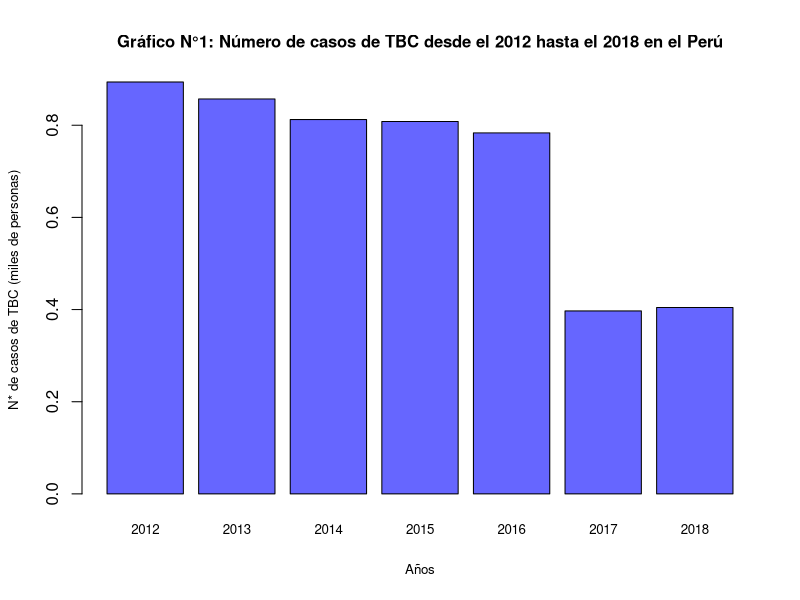
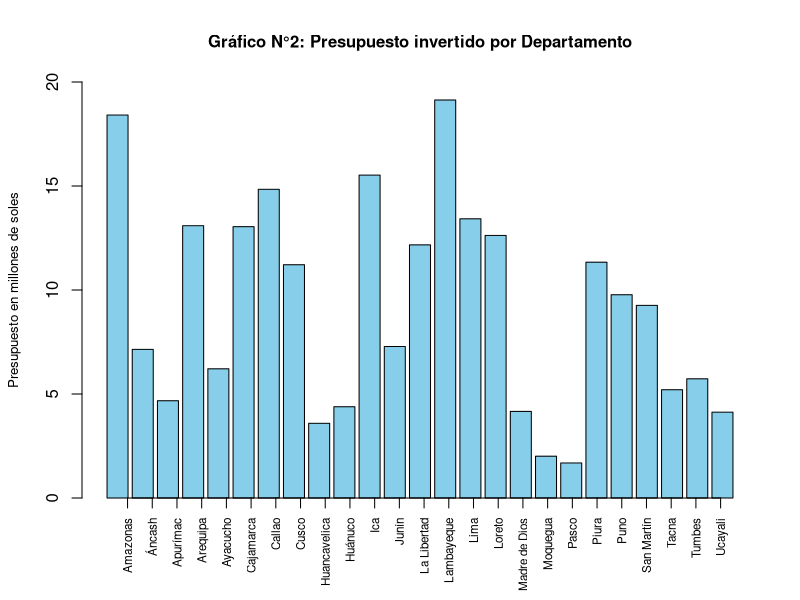
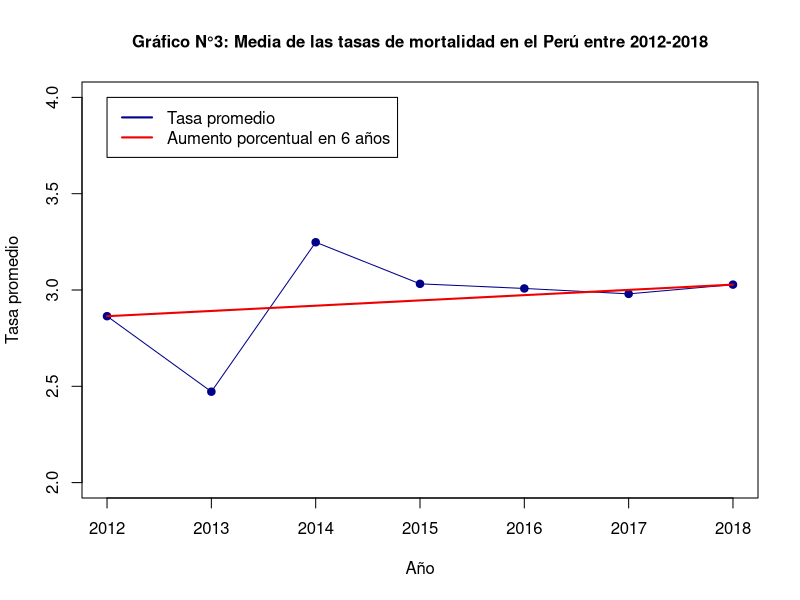
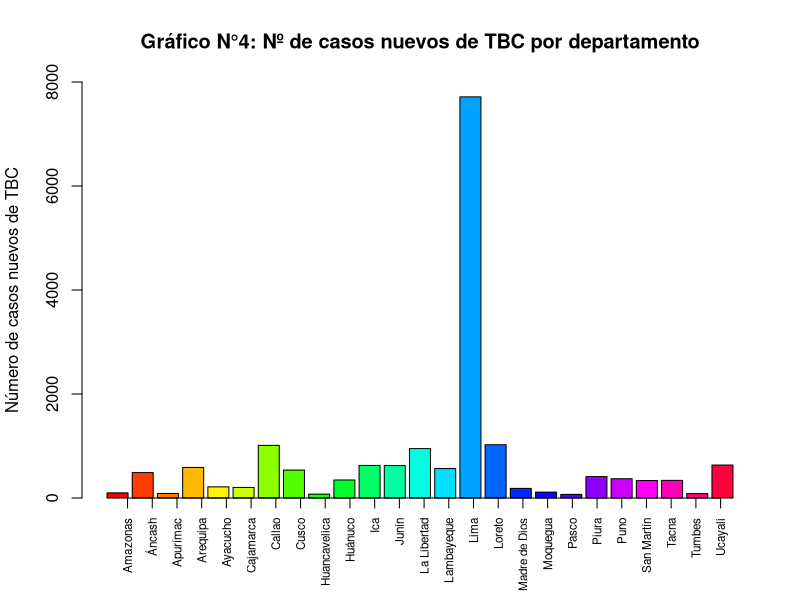
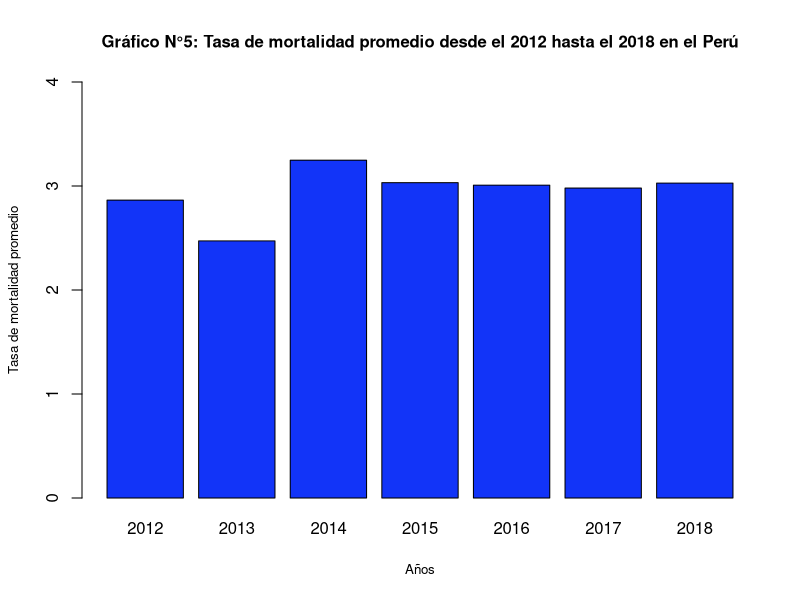
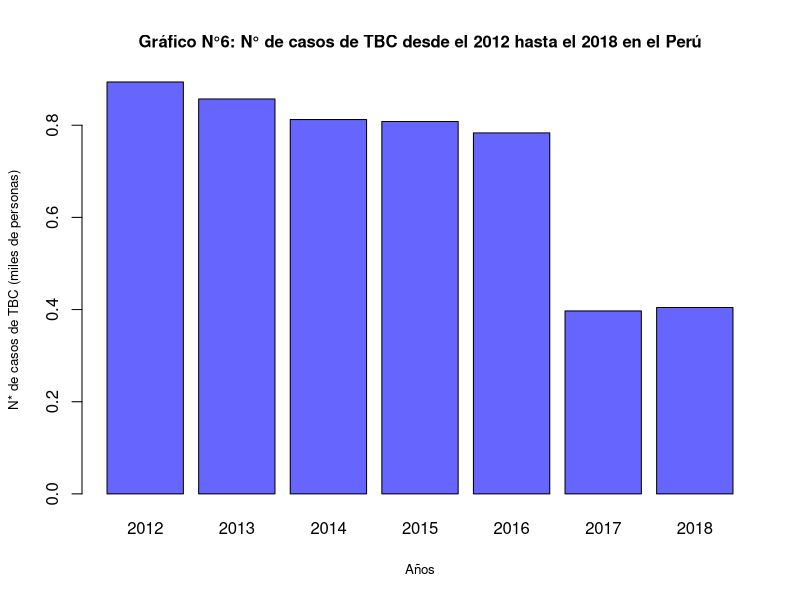
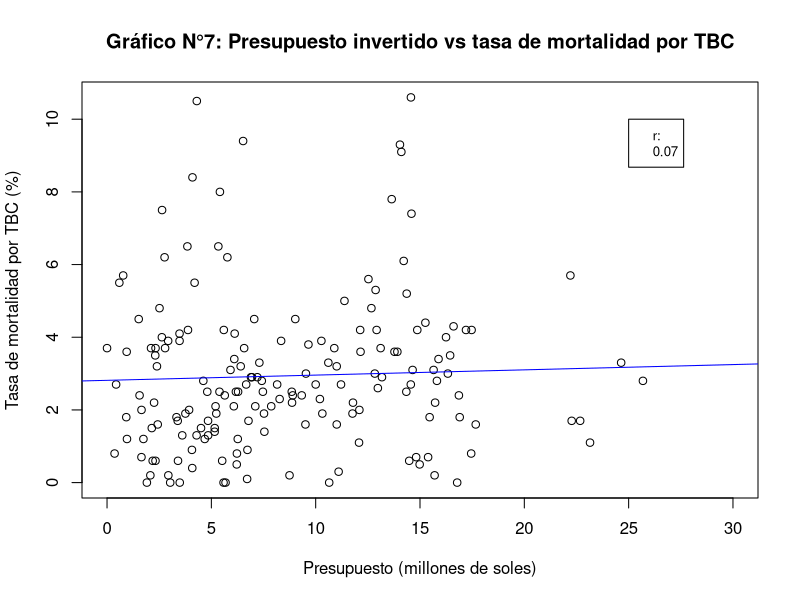
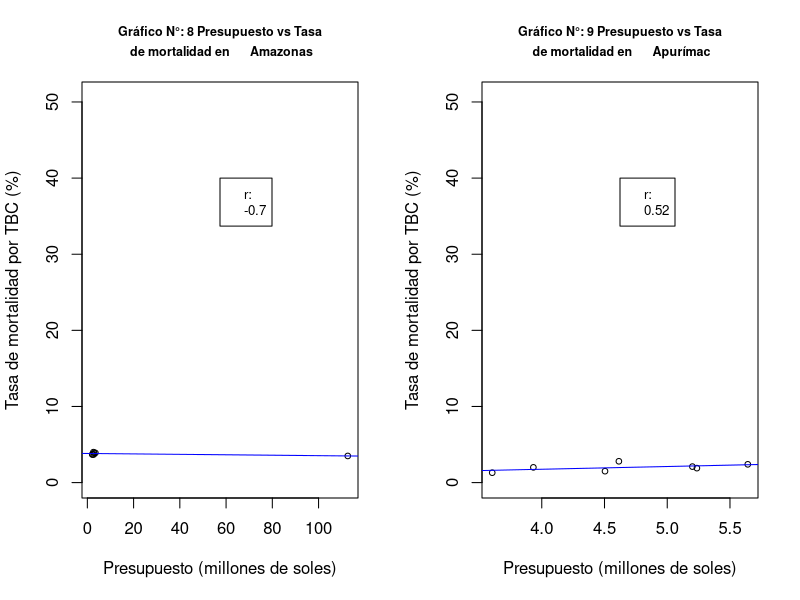

Here is the R script that generated these plots, in order:
## ---- chunk 1
datos <- read.csv(file = "Datos.csv", fileEncoding = "UTF-8")
## ---- chunk 2
x<-0
morbilidad_porr_anho<-c()
anhos<-c()
for (i in 2012:2018){
       x<-x+1
       morbilidad_porr_anho[x]<-mean(datos$Numero.de.casos.Nuevos[datos$Año==i])
       anhos[x]<-i
}
casos <- morbilidad_porr_anho/1000
names(casos)<-anhos
barplot(casos,main="Gráfico N°1: Número de casos de TBC desde el 2012 hasta el 2018 en el Perú"
        ,ylab ="N* de casos de TBC (miles de personas)"
        ,xlab ="Años"
        ,cex.main=1.25
        ,cex.lab=0.8
        ,col = "#6666FF"
        ,cex.main=1
        ,cex.names = 0.8)
## ---- chunk 3
departamentos1<-unique(datos$Departamento)
Departamentos<-datos$Departamento
Morbilidad<-datos$Morbilidad
Presupuesto.orientado<-datos$Presupuesto.para.el.programa.orientado.a.disminuir.la.incidencia.de.TBC.y.VIH
datos4<-data.frame(Departamentos,Morbilidad,Presupuesto.orientado)

Morbilidad2<-c()
Presupuesto.orientado2<-c()
for (i in 1:25){
aux<-sum(datos4$Morbilidad[which(datos4$Departamentos==Departamentos[c(i)])])/7
Morbilidad2<-c(Morbilidad2,aux)
aux2<-sum(datos4$Presupuesto.orientado[which(datos4$Departamentos==Departamentos[c(i)])])/7
Presupuesto.orientado2<-c(Presupuesto.orientado2,aux2)
}

P<-Presupuesto.orientado2/1000000

datos5<-data.frame(departamentos1,Morbilidad2,Presupuesto.orientado2)
barplot(P,main="Gráfico N°2: Presupuesto invertido por Departamento"
        ,ylab = "Presupuesto en millones de soles"
        ,width = 0.85
        ,col = "skyblue"
        ,ylim =c(0,20)
        ,cex.main=1
        ,cex.lab=0.8)
axis(1,at=1:25,labels = departamentos1,las=3,cex.axis=0.7)

## ---- chunk 4
z<-0
tasademortalidadprom<-c()
años<-c()
for(i in 2012:2018){
  z<-z+1
  tasademortalidadprom[z]<- mean(datos$Tasa.de.mortalidad[datos$Año==i])
  años[z]<-i
}
Vs=(seq(from=tasademortalidadprom[1],to=tasademortalidadprom[7],by=(tasademortalidadprom[7]-tasademortalidadprom[1])/6))
plot(y=tasademortalidadprom,x = 2012:2018
     ,main = "Gráfico N°3: Media de las tasas de mortalidad en el Perú entre 2012-2018"
     ,xlab = "Año"
     ,ylab = "Tasa promedio"
     ,ylim = c(2,4)
     ,type ="o"
     ,pch = 19
     ,cex.main=1
     ,col = c("blue4"));
lines(y=Vs,x = 2012:2018, col="red2",lwd=2)
legend(2012,4,legend=c("Tasa promedio","Aumento porcentual en 6 años"),col=c("blue4","red2"),lwd=2)
## ---- chunk 5
Departamentos <-datos[,"Departamento"]
Numero.de.casos.nuevos<-datos[,"Numero.de.casos.Nuevos"]

datos2<-data.frame(Departamentos,Numero.de.casos.nuevos)
Numero.de.casos.nuevos2<-c()
for (i in 1:25)
{
aux<-sum(datos2$Numero.de.casos.nuevos[which(datos2$Departamentos==Departamentos[c(i)])])/7
Numero.de.casos.nuevos2<-c(Numero.de.casos.nuevos2,aux)
}
datos3<-data.frame(departamentos1,Numero.de.casos.nuevos2)

dep<-c("Amazonas","Áncash","Apurímac","Arequipa","Ayacucho","Cajamarca","Callao","Cusco","Huancavelica","Huánuco","Ica","Junín","La Libertad","Lambayeque","Lima","Loreto","Madre de Dios","Moquegua","Pasco","Piura","Puno","San Martín","Tacna","Tumbes","Ucayali")

barplot(datos3$Numero.de.casos.nuevos2,main = "Gráfico N°4: Nº de casos nuevos de TBC por departamento",width=0.85 ,ylab =  "Número de casos nuevos de TBC", col=rainbow(25),ylim = c(0,8000))
axis(1,at=1:25,labels = dep,las=3,cex.axis=0.7)
## ---- chunk 6

cases<-tasademortalidadprom
names(cases)<-años
barplot(cases,main="Gráfico N°5: Tasa de mortalidad promedio desde el 2012 hasta el 2018 en el Perú"
        ,ylab ="Tasa de mortalidad promedio"
        ,xlab ="Años"
        ,ylim=c(0,4)
        ,cex.main=1
        ,cex.lab=0.8
        ,col = "#1234F8")
## ---- chunk 7

casos <- morbilidad_porr_anho/1000
names(casos)<-años
barplot(casos
        ,main="Gráfico N°6: N° de casos de TBC desde el 2012 hasta el 2018 en el Perú"
        ,ylab ="N* de casos de TBC (miles de personas)"
        ,xlab ="Años"
        ,cex.main=1
        ,cex.lab=0.8
        ,col = "#6666FF")
## ---- chunk 8
Presupuesto_millones<-datos$Presupuesto.para.el.programa.orientado.a.disminuir.la.incidencia.de.TBC.y.VIH/1000000
tasa_mortalidad<-datos$Tasa.de.mortalidad
plot(Presupuesto_millones,tasa_mortalidad 
     ,main="Gráfico N°7: Presupuesto invertido vs tasa de mortalidad por TBC"
     ,ylab="Tasa de mortalidad por TBC (%)"
     ,xlab="Presupuesto (millones de soles)"
     ,xlim=c(0,30))
abline(lm(tasa_mortalidad~Presupuesto_millones), col="blue")
coeficiente_es<-c("r:",round(cor(Presupuesto_millones, tasa_mortalidad),2))
legend(25, 10,legend=c(coeficiente_es),cex=0.8)
## ---- chunk 9
par(mfrow=c(1,2))
x<-7
for (i in 1:length(departamentos1)){
Presupuesto_millones_dep<-datos$Presupuesto.para.el.programa.orientado.a.disminuir.la.incidencia.de.TBC.y.VIH[datos$Departamento==departamentos1[i]]/1000000
tasa_mortalidad<-datos$Tasa.de.mortalidad[datos$Departamento==departamentos1[i]]
cor(Presupuesto_millones_dep, tasa_mortalidad)
coeficiente<-round(cor(Presupuesto_millones_dep, tasa_mortalidad),2)
if(abs(coeficiente)>=0.5){
x<-x+1
nombre_depa<-c(paste("Gráfico N°:",toString(x),"Presupuesto vs Tasa",sep = " "),paste(" de mortalidad en\t", toString(departamentos1[i]),sep = " "))
plot(Presupuesto_millones_dep 
     ,tasa_mortalidad,ylab="Tasa de mortalidad por TBC (%)"
     ,xlab="Presupuesto (millones de soles)"
     ,ylim = c(0,max(datos$Tasa.de.mortalidad)+40)
     ,main=nombre_depa
     ,cex.main=0.75
     ,cex= 0.75)
abline(lm(tasa_mortalidad~Presupuesto_millones_dep), col="blue")
coeficiente_es<-c("r:",coeficiente)
legend((max(Presupuesto_millones_dep)+min(Presupuesto_millones_dep))/2,  40,legend=c(coeficiente_es),cex=0.8)
}
}
## ---- chunk 10
Departamentos<-datos$Departamento
Morbilidad<-datos$Morbilidad
Presupuesto.orientado<-datos$Presupuesto.para.el.programa.orientado.a.disminuir.la.incidencia.de.TBC.y.VIH
datos4<-data.frame(Departamentos,Morbilidad,Presupuesto.orientado)
Morbilidad2<-c()
Presupuesto.orientado2<-c()
for (i in 1:25)
{
aux<-sum(datos4$Morbilidad[which(datos4$Departamentos==Departamentos[c(i)])])/7
Morbilidad2<-c(Morbilidad2,aux)
aux2<-sum(datos4$Presupuesto.orientado[which(datos4$Departamentos==Departamentos[c(i)])])/7
Presupuesto.orientado2<-c(Presupuesto.orientado2,aux2)
}
P<-Presupuesto.orientado2/1000000
barplot(Morbilidad2,main="Gráfico N°18: Morbilidad de TBC por departamento"
        ,ylab = "Morbilidad de TBC"
        ,width = 0.85
        ,col = "skyblue"
        ,ylim =c(0,12000))
axis(1,at=1:25,labels = departamentos1,las=3,cex.axis=0.7)
abline(h=201,col="red",lwd=1)
barplot(P,main="Gráfico N°19: Presupuesto invertido por departamento"
        ,ylab = "Presupuesto en millones de soles"
        ,width = 0.85
        ,col = "skyblue"
        ,ylim =c(0,20)
        ,cex.main=1)
axis(1,at=1:25,labels = departamentos1,las=3,cex.axis=0.7)
abline(h=5.125517,col="red",lwd=1)
q1<-quantile(P)
q2<-quantile(Morbilidad2)

## ---- chunk 11
dato6<-datos5$departamentos1[which(datos5$Presupuesto.orientado2<=5125517)]
morb3<-datos5$Morbilidad2[which(datos5$Presupuesto.orientado2<=5125517)]
## ---- chunk 12
barplot(morb3,main="Gráfico N°20: Morbilidad de departamentos con bajo presupuesto"
        ,ylab = "Morbilidad"
        ,width = 0.85
        ,col = "skyblue"
        ,ylim =c(0,1000)
        ,cex.axis = 0.85
        ,cex.names = 0.8
        ,cex.main=1)
axis(1,at=1:7,labels = dato6,las=3,cex.axis=0.7)
abline(h=median(Morbilidad2),col="blue",lwd=1)
abline(h=201,col="red",lwd=1)
abline(h=mean(morb3),col="green",lwd=1)
legend(0,1000,legend=c("mediana\nde morbilidad"),col=c("blue"),lwd=1,cex=0.8)
legend(2,1000,legend=c("primer cuartil\nde morbilidad"),col=c("red"),lwd=1,cex=0.8)
legend(4,1000,legend=c("media de morbilidad de departamentos\n con menor presupuesto"),col=c("green"),lwd=1,cex=0.8)
## ---- chunk 13
plot(x=Numero.de.casos.nuevos,y=Presupuesto_millones
     ,xlab = "Número de casos nuevos por departamento"
     ,ylab = "Presupuesto por departamento (millones de soles)"
     ,main = "Gráfico N°21: Presupuesto invertido VS. Número de casos nuevos"
     ,cex.main=1)
plot(x = Numero.de.casos.nuevos,y = Presupuesto_millones
     ,ylim = c(0,30),xlim=c(0,1250)
     ,xlab = "Número de casos nuevos por departamento"
     ,ylab = "Presupuesto por departamento (millones de soles)"
     ,main = "Gráfico N°22: Presupuesto invertido VS. Número de casos nuevos (ampliado)"
     ,cex.main=1)
abline(lm(Presupuesto_millones~Numero.de.casos.nuevos), col="blue")
coeficiente_es<-c("r:",round(cor(Numero.de.casos.nuevos,Presupuesto_millones),2))
legend(1100, 30,legend=c(coeficiente_es),cex=0.8)
